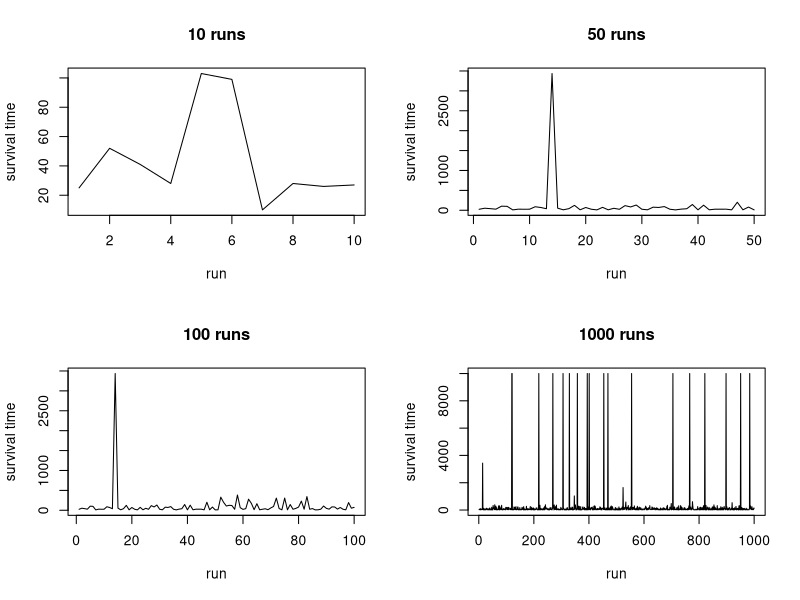
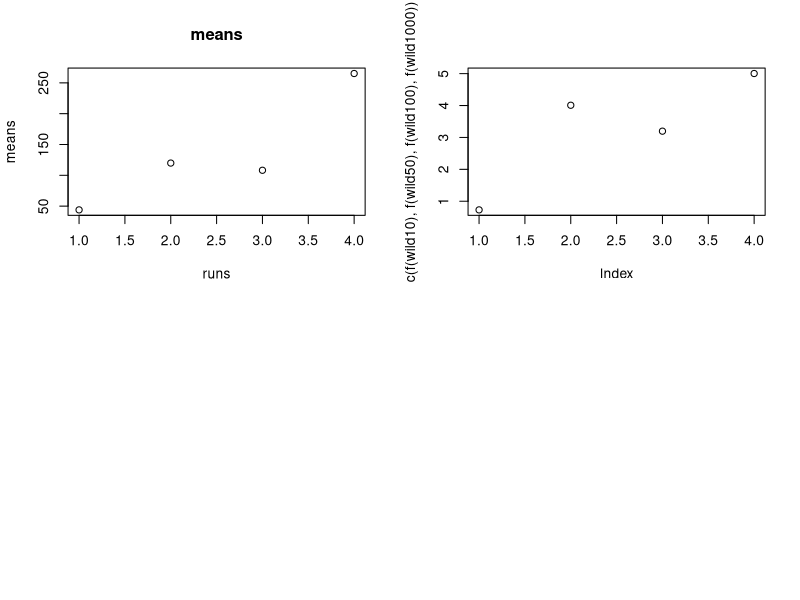

The R script that drew these images, in order:
### QUICK script looking to variance of data as runtimes increase
# Try to find best run time for time taken

require("tidyverse")


# Load data
run10 = read.csv("../mutate_and_select_all_10_runs.csv", header=TRUE)
run100 = read.csv("../mutate_and_select_all_100_runs.csv", header=TRUE)
run1000 = read.csv("../mutate_and_select_all_1000_runs.csv", header=TRUE)
run50 = read.csv("../mutate_and_select_all_50_runs.csv", header=TRUE)



# Look at wild type only
wild10 = run10$wild_time
wild100 = run100$wild_time
wild1000 = run1000$wild_time
wild50 = run50$wild_time
## Plot distributions
bell_curve <- function(data){
  m <- mean(data$wild_time)
  x <- seq(-150, 150, 1)
  y <- dnorm(x, mean=mean(data$wild_time), sd = sd(data$wild_time))
  
  plot(x, y, type="l")
  abline(v=m, col="blue")

}

par(mfrow=c(2,2))
plot(wild10, main="10 runs", type="l", xlab="run", ylab="survival time")
plot(wild50, main="50 runs", type="l", xlab="run", ylab="survival time")
plot(wild100, main="100 runs", type = "l", xlab="run", ylab="survival time")
plot(wild1000, main="1000 runs", type= "l", xlab="run", ylab="survival time")


plot(c(mean(wild10), mean(wild50), mean(wild100), mean(wild1000)), main="means", ylab = "means", xlab="runs")

f <- function(dat){
  m <- mean(dat)
  s <- sd(dat)

  return(s/m)
}

df <- data.frame(wild10, wild50, wild100, wild1000)

plot(c(f(wild10), f(wild50), f(wild100), f(wild1000)))
  

